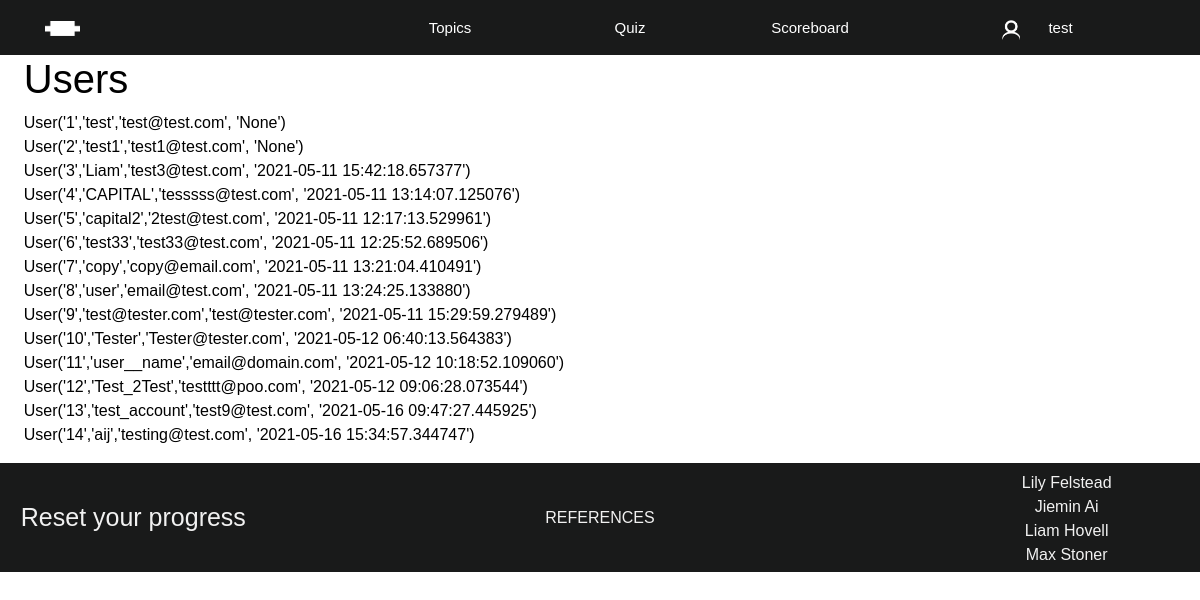
Screenshot of /users (signed in) with the database file from the repository.
### app/models.py (models this page shows)
class User(db.Model, UserMixin):
    id = db.Column(db.Integer, primary_key = True)
    username = db.Column(db.String(20), unique = True, nullable=False)
    email = db.Column(db.String(120), unique = True, nullable=False)
    password = db.Column(db.String(60), nullable=False)
    about_me = db.Column(db.String(140))
    last_seen = db.Column(db.DateTime, default=datetime.utcnow)
    scores = db.relationship('Scores', backref='user_info', lazy=True)
    def __repr__(self):
        return f"User('{self.id}','{self.username}','{self.email}', '{self.last_seen}')"

### app/routes.py (the view)
@app.route("/users")
@login_required
def users():
    users_in_database = User.query.all()
    for user in users_in_database:
        print (user.username)
    return render_template('users.html', title= 'Users', all_users = users_in_database)

### app/models.py (called while the page is built)
@login_manager.user_loader
def load_user(user_id):
    return User.query.get(int(user_id))

### app/routes.py (called while the page is built)
@app.before_request
def before_request():
    if current_user.is_authenticated:
        current_user.last_seen = datetime.utcnow()
        db.session.commit()

### app/templates/users.html
{% extends "layout.html" %}
{% block content %}
<h1>Users</h1>
{% for item in all_users %}
    {{item}} </br>
{% endfor %}
{% endblock %}

### app/templates/layout.html (shortened to what this page needs)
<!DOCTYPE html>
<html lang="en">
  <head>
    <link rel="stylesheet" href="https://stackpath.bootstrapcdn.com/bootstrap/4.4.1/css/bootstrap.min.css">
    <link rel="stylesheet" href="{{url_for('static', filename='css/layout.css')}}">
  </head>
  <body>
    <header id="main-header">
      <ul>
        <a class="header-logo" href="{{url_for('home')}}">
          <li>
            <img
              src="{{url_for('static', filename='logo.png')}}"
              alt=""
              style="height: 15px"
            />
          </li>
        </a>
        <a></a>
        <div class="header-dropdown header-item">
          <li>Topics</li>
        </div>
        <a class="header-item" href="{{url_for('quiz')}}">
          <li>Quiz</li>
        </a>
        <a class="header-item" href="{{url_for('scoreboard')}}">
          <li>Scoreboard</li>
        </a>
        {% if current_user.is_authenticated %}
        <a
          class="header-item"
          href="{{url_for('account', username = current_user.username)}}"
          style="padding-right: 25px; grid-column: 6 / 8"
        >
          <li>
            <img
              src="{{url_for('static', filename='account.png')}}"
              style="height: 25px; margin-right: 5%"
              alt=""
            /><span>{{current_user.username}}</span>
          </li>
        </a>
        {% endif %}
      </ul>
    </header>
    <div id="body-wrapper">
      <main id="content">
        {% block content %}{% endblock %}
      </main>
      <aside id="progress">
      </aside>
    </div>
    <footer id="footer">
      <div class="reset-button">
        <a href="javascript:resetProgress()">Reset your progress</a>
      </div>
      <div class="reference-link">
        <a href="{{url_for('reference')}}">REFERENCES</a>
      </div>
      <div class="names">
        Lily Felstead <br />
        Jiemin Ai <br />
        Liam Hovell <br />
        Max Stoner <br />
      </div>
    </footer>
  </body>
</html>

### app/static/css/layout.css (style rules this page uses)
:root { --header-default: #191a1a; --header-hover: #2a2b2b; --header-active: #191a1a; --header-login: #191a1a; --header-height: 55px; --header-topics: #f1f1f1; --header-topics-hover: #ddd; --header-topics-completed: #a3a3a3; --shading: #e4e4e4; --progress-bar: #4e4e4e; --button-primary-color: #191a1a; --button-secondary-color: #2a2b2b; --footer-default: #191a1a; --footer-content: #f1f1f1; --footer-hover: #2a2b2b; }
body { margin: 0; padding: 0; font-family: Arial, Helvetica, sans-serif; color: black; }
#main-header { position: sticky; top: 0; width: 100%; overflow: visible; z-index: 1; }
#main-header > ul { list-style-type: none; padding: 0; margin: 0px; background-color: var(--header-login); display: grid; grid-template-columns: repeat(6, 3fr) 2fr; grid-template-rows: var(--header-height); }
.header-item { background-color: var(--header-default); color: white; text-decoration: none; font-family: Verdana, Helvetica, sans-serif; font-size: 15px; }
.header-item > li, .header-item a { text-align: center; color: white; vertical-align: middle; line-height: var(--header-height); }
.header-logo { margin: auto; width: 50%; float: left; }
.header-dropdown { display: inline-block; width: auto; }
.header-item img { padding-right: 15px; position: relative; bottom: -3px; }
.header-item img + span { margin: 0; }
#body-wrapper { display: grid; grid-template-columns: 1fr 10px; grid-template-areas: "body sidebar"; }
#content { grid-area: body; padding: 0px 2%; }
#progress { grid-area: sidebar; position: sticky; align-self: start; top: var(--header-height); height: 100%; }
#footer { background-color: var(--footer-default); width: 100%; display: grid; justify-items: center; align-items: center; grid-template-columns: 2fr 5fr 2fr; }
.names { margin: 8px 0px 5px 0px; color: var(--footer-content); text-align: center; }
.reset-button { text-align: center; }
.reset-button a:link { font-size: 25px; text-decoration: none; color: var(--footer-content); }
.reference-link a:link, .reference-link a:visited { text-decoration: none; color: var(--footer-content); }

### rows the page displays
User: username "test", id+username+email "User('1','test','test@test.com', 'None')"
User: id+username+email "User('2','test1','test1@test.com', 'None')"
User: id+username+email "User('3','Liam','test3@test.com', '2021-05-11 15:42:18.657377')"
User: id+username+email "User('4','CAPITAL','tesssss@test.com', '2021-05-11 13:14:07.125076')"
User: id+username+email "User('5','capital2','2test@test.com', '2021-05-11 12:17:13.529961')"
User: id+username+email "User('6','test33','test33@test.com', '2021-05-11 12:25:52.689506')"
User: id+username+email "User('7','copy','copy@email.com', '2021-05-11 13:21:04.410491')"
User: id+username+email "User('8','user','email@test.com', '2021-05-11 13:24:25.133880')"
User: id+username+email "User('9','test@tester.com','test@tester.com', '2021-05-11 15:29:59.279489')"
User: id+username+email "User('10','Tester','Tester@tester.com', '2021-05-12 06:40:13.564383')"
User: id+username+email "User('11','user__name','email@domain.com', '2021-05-12 10:18:52.109060')"
User: id+username+email "User('12','Test_2Test','testttt@poo.com', '2021-05-12 09:06:28.073544')"
User: id+username+email "User('13','test_account','test9@test.com', '2021-05-16 09:47:27.445925')"
User: id+username+email "User('14','aij','testing@test.com', '2021-05-16 15:34:57.344747')"
